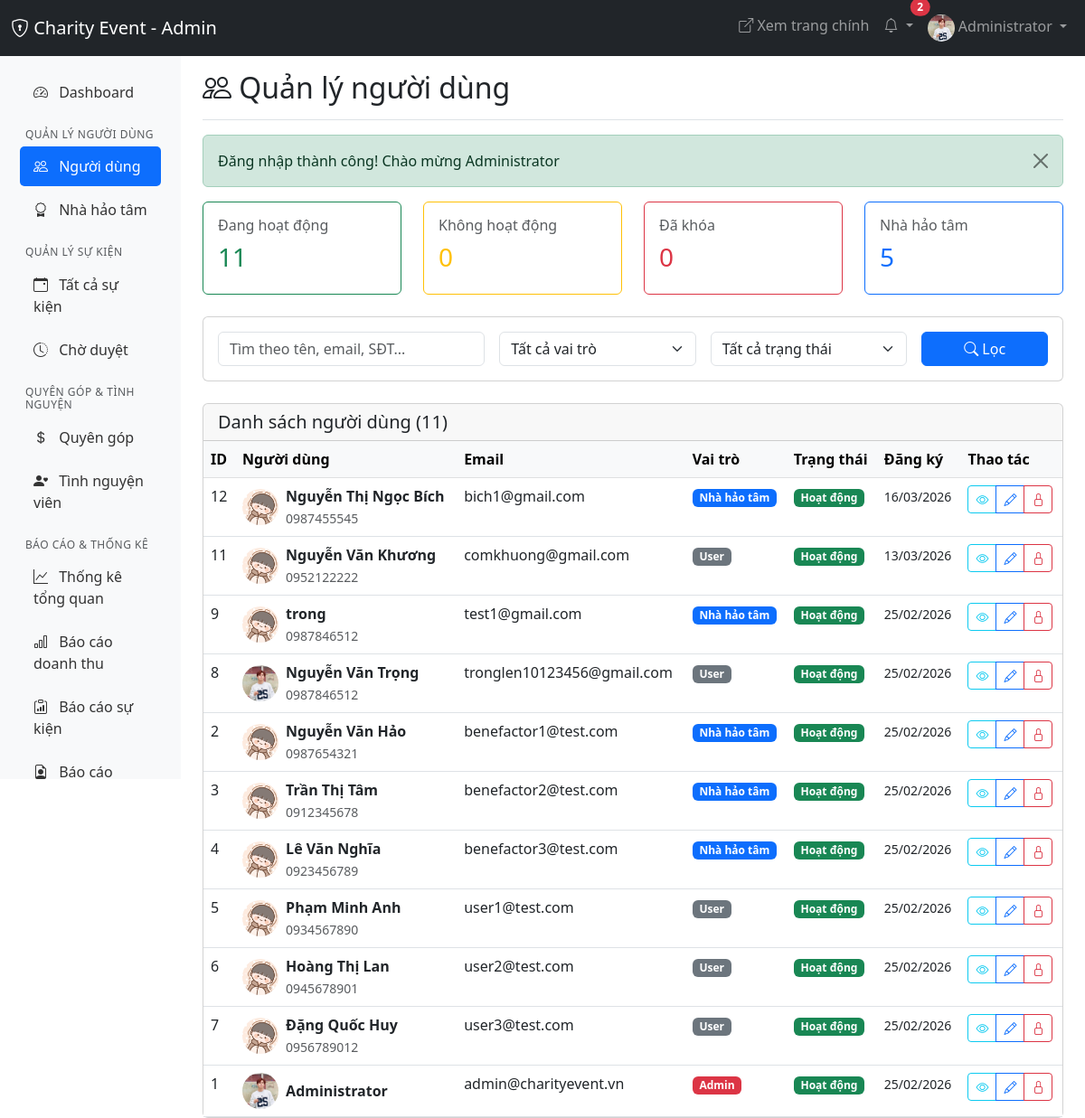
Screenshot of /admin/users/users.php (signed in) with the database file from the repository.
### tables this page shows
CREATE TABLE `users` (
  `id` int(11) NOT NULL,
  `fullname` varchar(100) NOT NULL,
  `email` varchar(100) NOT NULL,
  `password` varchar(255) NOT NULL,
  `phone` varchar(20) DEFAULT NULL,
  `avatar` varchar(255) DEFAULT 'default-avatar.png',
  `address` text DEFAULT NULL,
  `bio` text DEFAULT NULL,
  `city` varchar(100) DEFAULT NULL,
  `district` varchar(100) DEFAULT NULL,
  `role` enum('user','benefactor','admin') DEFAULT 'user',
  `benefactor_status` enum('none','pending','approved','rejected') DEFAULT 'none',
  `benefactor_verified_at` timestamp NULL DEFAULT NULL,
  `benefactor_verified_by` int(11) DEFAULT NULL,
  `status` enum('active','inactive','banned') DEFAULT 'active',
  `last_login` timestamp NULL DEFAULT NULL,
  `created_at` timestamp NOT NULL DEFAULT current_timestamp(),
  `updated_at` timestamp NOT NULL DEFAULT current_timestamp() ON UPDATE current_timestamp(),
  `public_profile` tinyint(1) DEFAULT 1,
  `show_donations` tinyint(1) DEFAULT 1,
  `show_volunteers` tinyint(1) DEFAULT 1,
  `email_notifications` tinyint(1) DEFAULT 1,
  `donation_notifications` tinyint(1) DEFAULT 1,
  `volunteer_notifications` tinyint(1) DEFAULT 1,
  `event_notifications` tinyint(1) DEFAULT 1
);

### config/db.php (called while the page is built, shortened)
<?php
function formatDate($date, $format = 'd/m/Y') {
    return date($format, strtotime($date));
}
function getFlashMessage() {
    if (isset($_SESSION['flash_message'])) {
        $type = $_SESSION['flash_type'] ?? 'info';
        $message = $_SESSION['flash_message'];
        return ['type' => $type, 'message' => $message];
    }
    return null;
}
?>

### admin/users/users.php (the view, shortened to what this page needs)
<?php
require_once '../../config/db.php';
$pageTitle = 'Quản lý người dùng';
$page = isset($_GET['page']) ? (int)$_GET['page'] : 1;
$perPage = 20;
$offset = ($page - 1) * $perPage;
$search = $_GET['search'] ?? '';
$where = ['1=1'];
$params = [];
$whereClause = implode(' AND ', $where);
$countQuery = "SELECT COUNT(*) FROM users WHERE $whereClause";
$stmt = $pdo->prepare($countQuery);
$stmt->execute($params);
$totalUsers = $stmt->fetchColumn();
$query = "SELECT * FROM users WHERE $whereClause ORDER BY created_at DESC LIMIT $perPage OFFSET $offset";
$stmt = $pdo->prepare($query);
$stmt->execute($params);
$users = $stmt->fetchAll();
$totalActive = $pdo->query("SELECT COUNT(*) FROM users WHERE status = 'active'")->fetchColumn();
$totalInactive = $pdo->query("SELECT COUNT(*) FROM users WHERE status = 'inactive'")->fetchColumn();
$totalBanned = $pdo->query("SELECT COUNT(*) FROM users WHERE status = 'banned'")->fetchColumn();
$totalBenefactors = $pdo->query("SELECT COUNT(*) FROM users WHERE benefactor_status = 'approved'")->fetchColumn();
?>
<!DOCTYPE html>
<html lang="vi">
<head>
    <link href="https://cdn.jsdelivr.net/npm/bootstrap@5.3.0/dist/css/bootstrap.min.css" rel="stylesheet">
    <link rel="stylesheet" href="https://cdn.jsdelivr.net/npm/bootstrap-icons@1.11.0/font/bootstrap-icons.css">
</head>
<body>
    <?php include '../includes/admin_navbar.php'; ?>
    <div class="container-fluid">
        <div class="row">
            <?php include '../includes/admin_sidebar.php'; ?>
            <main class="col-md-9 ms-sm-auto col-lg-10 px-md-4">
                <div class="d-flex justify-content-between flex-wrap flex-md-nowrap align-items-center pt-3 pb-2 mb-3 border-bottom">
                    <h1 class="h2"><i class="bi bi-people"></i> <?= $pageTitle ?></h1>
                </div>
                <?php
                $flash = getFlashMessage();
                if ($flash):
                ?>
                <div class="alert alert-<?= $flash['type'] ?> alert-dismissible fade show" role="alert">
                    <?= $flash['message'] ?>
                    <button type="button" class="btn-close" data-bs-dismiss="alert"></button>
                </div>
                <?php endif; ?>
                <div class="row mb-4">
                    <div class="col-md-3">
                        <div class="card border-success">
                            <div class="card-body">
                                <h6 class="text-muted">Đang hoạt động</h6>
                                <h3 class="text-success"><?= number_format($totalActive) ?></h3>
                            </div>
                        </div>
                    </div>
                    <div class="col-md-3">
                        <div class="card border-warning">
                            <div class="card-body">
                                <h6 class="text-muted">Không hoạt động</h6>
                                <h3 class="text-warning"><?= number_format($totalInactive) ?></h3>
                            </div>
                        </div>
                    </div>
                    <div class="col-md-3">
                        <div class="card border-danger">
                            <div class="card-body">
                                <h6 class="text-muted">Đã khóa</h6>
                                <h3 class="text-danger"><?= number_format($totalBanned) ?></h3>
                            </div>
                        </div>
                    </div>
                    <div class="col-md-3">
                        <div class="card border-primary">
                            <div class="card-body">
                                <h6 class="text-muted">Nhà hảo tâm</h6>
                                <h3 class="text-primary"><?= number_format($totalBenefactors) ?></h3>
                            </div>
                        </div>
                    </div>
                </div>
                <div class="card mb-4">
                    <div class="card-body">
                        <form method="GET" class="row g-3">
                            <div class="col-md-4">
                                <input type="text" class="form-control" name="search"
                                       placeholder="Tìm theo tên, email, SĐT..."
                                       value="<?= htmlspecialchars($search) ?>">
                            </div>
                            <div class="col-md-3">
                                <select class="form-select" name="role">
                                    <option value="">Tất cả vai trò</option>
                                </select>
                            </div>
                            <div class="col-md-3">
                                <select class="form-select" name="status">
                                    <option value="">Tất cả trạng thái</option>
                                </select>
                            </div>
                            <div class="col-md-2">
                                <button type="submit" class="btn btn-primary w-100">
                                    <i class="bi bi-search"></i> Lọc
                                </button>
                            </div>
                        </form>
                    </div>
                </div>
                <div class="card">
                    <div class="card-header d-flex justify-content-between align-items-center">
                        <h5 class="mb-0">Danh sách người dùng (<?= number_format($totalUsers) ?>)</h5>
                    </div>
                    <div class="card-body p-0">
                        <div class="table-responsive">
                            <table class="table table-hover mb-0">
                                <thead class="table-light">
                                    <tr>
                                        <th>ID</th>
                                        <th>Người dùng</th>
                                        <th>Email</th>
                                        <th>Vai trò</th>
                                        <th>Trạng thái</th>
                                        <th>Đăng ký</th>
                                        <th>Thao tác</th>
                                    </tr>
                                </thead>
                                <tbody>
                                    <?php if (count($users) > 0): ?>
                                        <?php foreach ($users as $user): ?>
                                        <tr>
                                            <td><?= $user['id'] ?></td>
                                            <td>
                                                <div class="d-flex align-items-center">
                                                    <img src="<?= BASE_URL ?>/public/uploads/avatars/<?= $user['avatar'] ?>"
                                                         alt="Avatar" class="rounded-circle me-2"
                                                         style="width: 40px; height: 40px; object-fit: cover;"
                                                         onerror="this.src='<?= BASE_URL ?>/public/uploads/avatars/avatar1.jpg'">
                                                    <div>
                                                        <div class="fw-bold"><?= htmlspecialchars($user['fullname']) ?></div>
                                                        <?php if ($user['phone']): ?>
                                                        <small class="text-muted"><?= htmlspecialchars($user['phone']) ?></small>
                                                        <?php endif; ?>
                                                    </div>
                                                </div>
                                            </td>
                                            <td><?= htmlspecialchars($user['email']) ?></td>
                                            <td>
                                                <?php
                                                $roleColors = [
                                                    'user' => 'secondary',
                                                    'benefactor' => 'primary',
                                                    'admin' => 'danger'
                                                ];
                                                $roleLabels = [
                                                    'user' => 'User',
                                                    'benefactor' => 'Nhà hảo tâm',
                                                    'admin' => 'Admin'
                                                ];
                                                ?>
                                                <span class="badge bg-<?= $roleColors[$user['role']] ?>">
                                                    <?= $roleLabels[$user['role']] ?>
                                                </span>
                                            </td>
                                            <td>
                                                <?php
                                                $statusColors = [
                                                    'active' => 'success',
                                                    'inactive' => 'warning',
                                                    'banned' => 'danger'
                                                ];
                                                $statusLabels = [
                                                    'active' => 'Hoạt động',
                                                    'inactive' => 'Không hoạt động',
                                                    'banned' => 'Đã khóa'
                                                ];
                                                ?>
                                                <span class="badge bg-<?= $statusColors[$user['status']] ?>">
                                                    <?= $statusLabels[$user['status']] ?>
                                                </span>
                                            </td>
                                            <td>
                                                <small><?= formatDate($user['created_at']) ?></small>
                                            </td>
                                            <td>
                                                <div class="btn-group btn-group-sm" role="group">
                                                    <a href="user_detail.php?id=<?= $user['id'] ?>"
                                                       class="btn btn-outline-info" title="Chi tiết">
                                                        <i class="bi bi-eye"></i>
                                                    </a>
                                                    <a href="edit_user.php?id=<?= $user['id'] ?>"
                                                       class="btn btn-outline-primary" title="Chỉnh sửa">
                                                        <i class="bi bi-pencil"></i>
                                                    </a>
                                                    <?php if ($user['status'] != 'banned'): ?>
                                                    <a href="ban_user.php?id=<?= $user['id'] ?>"
                                                       class="btn btn-outline-danger"
                                                       onclick="return confirm('Bạn có chắc muốn khóa người dùng này?')"
                                                       title="Khóa">
                                                        <i class="bi bi-lock"></i>
                                                    </a>
                                                    <?php endif; ?>
                                                </div>
                                            </td>
                                        </tr>
                                        <?php endforeach; ?>
                                    <?php endif; ?>
                                </tbody>
                            </table>
                        </div>
                    </div>
                </div>
            </main>
        </div>
    </div>
</body>
</html>

### rows the page displays
users: id "12", fullname "Nguyễn Thị Ngọc Bích", phone "0987455545", email "bich1@gmail.com", role "Nhà hảo tâm", status "Hoạt động", created_at "16/03/2026"
users: id "11", fullname "Nguyễn Văn Khương", phone "0952122222", email "comkhuong@gmail.com", role "User", status "Hoạt động", created_at "13/03/2026"
users: id "9", fullname "trong", phone "0987846512", email "test1@gmail.com", role "Nhà hảo tâm", status "Hoạt động", created_at "25/02/2026"
users: id "8", avatar (picture), fullname "Nguyễn Văn Trọng", phone "0987846512", email "tronglen10123456@gmail.com", role "User", status "Hoạt động", created_at "25/02/2026"
users: id "2", fullname "Nguyễn Văn Hảo", phone "0987654321", email "benefactor1@test.com", role "Nhà hảo tâm", status "Hoạt động", created_at "25/02/2026"
users: id "3", fullname "Trần Thị Tâm", phone "0912345678", email "benefactor2@test.com", role "Nhà hảo tâm", status "Hoạt động", created_at "25/02/2026"
users: id "4", fullname "Lê Văn Nghĩa", phone "0923456789", email "benefactor3@test.com", role "Nhà hảo tâm", status "Hoạt động", created_at "25/02/2026"
users: id "5", fullname "Phạm Minh Anh", phone "0934567890", email "user1@test.com", role "User", status "Hoạt động", created_at "25/02/2026"
users: id "6", fullname "Hoàng Thị Lan", phone "0945678901", email "user2@test.com", role "User", status "Hoạt động", created_at "25/02/2026"
users: id "7", fullname "Đặng Quốc Huy", phone "0956789012", email "user3@test.com", role "User", status "Hoạt động", created_at "25/02/2026"
users: id "1", avatar (picture), fullname "Administrator", email "admin@charityevent.vn", role "Admin", status "Hoạt động", created_at "25/02/2026"

### other values shown
SITE_NAME "Charity Event"
$unreadCount "2"
$_SESSION['fullname'] "Administrator"
$pageTitle "Quản lý người dùng"
$flash['message'] "Đăng nhập thành công! Chào mừng Administrator"
$totalActive "11"
$totalInactive "0"
$totalBanned "0"
$totalBenefactors "5"
$totalUsers "11"
